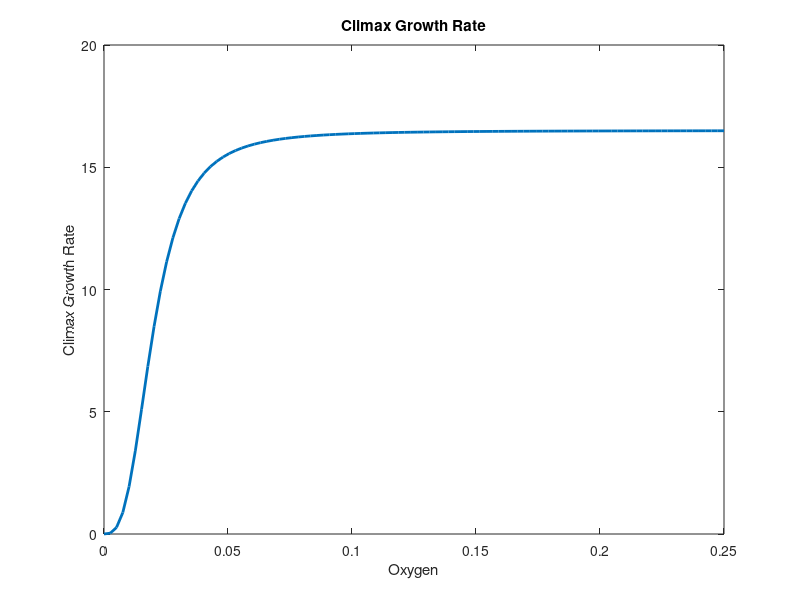

Source code (MATLAB):
%%% simple plot of rc(w)

w = linspace(0,0.25);
E = 16.5;
A = 0.0198;
n = 3;

rc = zeros(length(w),1);

for i = 1:length(w)
    rc(i) = (E*w(i)^n)/(A^n + w(i)^n);
end

hold on; box on
plot(w,rc, 'Linewidth',2)
xlabel('Oxygen')
ylabel('Climax Growth Rate')
title('Climax Growth Rate')